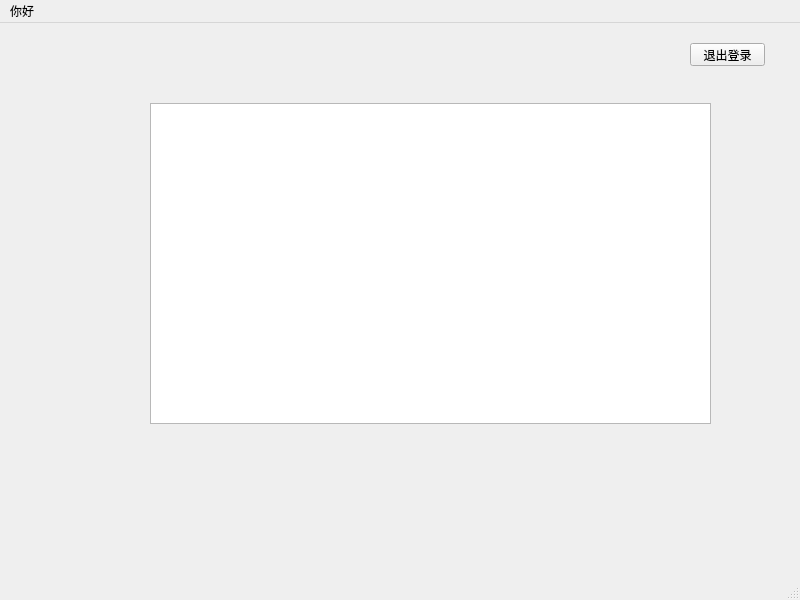
<?xml version="1.0" encoding="UTF-8"?>
<ui version="4.0">
 <class>MainWindow</class>
 <widget class="QMainWindow" name="MainWindow">
  <property name="geometry">
   <rect>
    <x>0</x>
    <y>0</y>
    <width>800</width>
    <height>600</height>
   </rect>
  </property>
  <property name="windowTitle">
   <string>MainWindow</string>
  </property>
  <widget class="QWidget" name="centralwidget">
   <widget class="QLabel" name="label">
    <property name="geometry">
     <rect>
      <x>40</x>
      <y>20</y>
      <width>54</width>
      <height>12</height>
     </rect>
    </property>
    <property name="text">
     <string/>
    </property>
   </widget>
   <widget class="QPushButton" name="pushButton">
    <property name="geometry">
     <rect>
      <x>690</x>
      <y>20</y>
      <width>75</width>
      <height>23</height>
     </rect>
    </property>
    <property name="text">
     <string>退出登录</string>
    </property>
   </widget>
   <widget class="QTextEdit" name="textEdit">
    <property name="geometry">
     <rect>
      <x>150</x>
      <y>80</y>
      <width>561</width>
      <height>321</height>
     </rect>
    </property>
   </widget>
  </widget>
  <widget class="QMenuBar" name="menubar">
   <property name="geometry">
    <rect>
     <x>0</x>
     <y>0</y>
     <width>800</width>
     <height>22</height>
    </rect>
   </property>
   <widget class="QMenu" name="menu">
    <property name="title">
     <string>你好</string>
    </property>
   </widget>
   <addaction name="menu"/>
  </widget>
  <widget class="QStatusBar" name="statusbar"/>
 </widget>
 <resources/>
 <connections/>
</ui>
